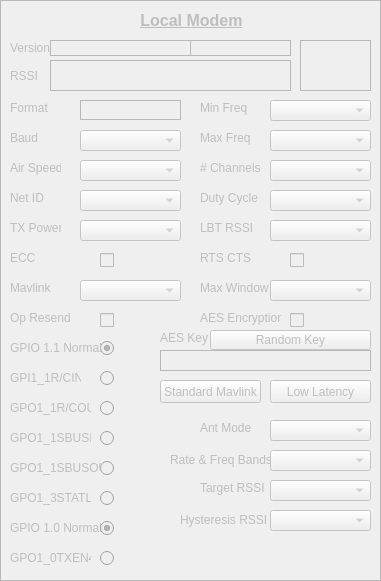
    <widget class="QFrame" name="local">
     <property name="enabled">
      <bool>false</bool>
     </property>
     <property name="geometry">
      <rect>
       <x>10</x>
       <y>60</y>
       <width>381</width>
       <height>581</height>
      </rect>
     </property>
     <property name="styleSheet">
      <string notr="true"/>
     </property>
     <property name="frameShape">
      <enum>QFrame::StyledPanel</enum>
     </property>
     <property name="frameShadow">
      <enum>QFrame::Plain</enum>
     </property>
     <property name="midLineWidth">
      <number>1</number>
     </property>
     <widget class="QLabel" name="version_label">
      <property name="geometry">
       <rect>
        <x>10</x>
        <y>40</y>
        <width>41</width>
        <height>16</height>
       </rect>
      </property>
      <property name="text">
       <string>Version</string>
      </property>
     </widget>
     <widget class="QLabel" name="radio_version">
      <property name="geometry">
       <rect>
        <x>50</x>
        <y>40</y>
        <width>141</width>
        <height>16</height>
       </rect>
      </property>
      <property name="frameShape">
       <enum>QFrame::StyledPanel</enum>
      </property>
      <property name="text">
       <string/>
      </property>
      <property name="textInteractionFlags">
       <set>Qt::LinksAccessibleByMouse|Qt::TextSelectableByMouse</set>
      </property>
     </widget>
     <widget class="QLabel" name="board_freq">
      <property name="geometry">
       <rect>
        <x>190</x>
        <y>40</y>
        <width>101</width>
        <height>16</height>
       </rect>
      </property>
      <property name="frameShape">
       <enum>QFrame::StyledPanel</enum>
      </property>
      <property name="text">
       <string/>
      </property>
     </widget>
     <widget class="QLabel" name="device">
      <property name="geometry">
       <rect>
        <x>300</x>
        <y>40</y>
        <width>71</width>
        <height>51</height>
       </rect>
      </property>
      <property name="frameShape">
       <enum>QFrame::StyledPanel</enum>
      </property>
      <property name="text">
       <string/>
      </property>
      <property name="textInteractionFlags">
       <set>Qt::LinksAccessibleByMouse|Qt::TextSelectableByMouse</set>
      </property>
     </widget>
     <widget class="QLabel" name="rssi">
      <property name="geometry">
       <rect>
        <x>50</x>
        <y>60</y>
        <width>241</width>
        <height>31</height>
       </rect>
      </property>
      <property name="frameShape">
       <enum>QFrame::StyledPanel</enum>
      </property>
      <property name="text">
       <string/>
      </property>
      <property name="wordWrap">
       <bool>true</bool>
      </property>
      <property name="textInteractionFlags">
       <set>Qt::LinksAccessibleByMouse|Qt::TextSelectableByMouse</set>
      </property>
     </widget>
     <widget class="QLabel" name="rssi_label">
      <property name="geometry">
       <rect>
        <x>10</x>
        <y>65</y>
        <width>41</width>
        <height>21</height>
       </rect>
      </property>
      <property name="text">
       <string>RSSI</string>
      </property>
     </widget>
     <widget class="QLabel" name="format">
      <property name="geometry">
       <rect>
        <x>80</x>
        <y>100</y>
        <width>101</width>
        <height>20</height>
       </rect>
      </property>
      <property name="frameShape">
       <enum>QFrame::StyledPanel</enum>
      </property>
      <property name="text">
       <string/>
      </property>
      <property name="textInteractionFlags">
       <set>Qt::LinksAccessibleByMouse|Qt::TextSelectableByMouse</set>
      </property>
     </widget>
     <widget class="QLabel" name="format_label">
      <property name="geometry">
       <rect>
        <x>10</x>
        <y>100</y>
        <width>41</width>
        <height>16</height>
       </rect>
      </property>
      <property name="text">
       <string>Format</string>
      </property>
     </widget>
     <widget class="QLabel" name="baud_setting_label">
      <property name="geometry">
       <rect>
        <x>10</x>
        <y>130</y>
        <width>41</width>
        <height>16</height>
       </rect>
      </property>
      <property name="text">
       <string>Baud</string>
      </property>
     </widget>
     <widget class="QComboBox" name="baud_setting">
      <property name="geometry">
       <rect>
        <x>80</x>
        <y>130</y>
        <width>101</width>
        <height>21</height>
       </rect>
      </property>
     </widget>
     <widget class="QComboBox" name="air_speed">
      <property name="geometry">
       <rect>
        <x>80</x>
        <y>160</y>
        <width>101</width>
        <height>21</height>
       </rect>
      </property>
     </widget>
     <widget class="QLabel" name="air_speed_label">
      <property name="geometry">
       <rect>
        <x>10</x>
        <y>160</y>
        <width>51</width>
        <height>16</height>
       </rect>
      </property>
      <property name="text">
       <string>Air Speed</string>
      </property>
     </widget>
     <widget class="QComboBox" name="net_id">
      <property name="geometry">
       <rect>
        <x>80</x>
        <y>190</y>
        <width>101</width>
        <height>21</height>
       </rect>
      </property>
     </widget>
     <widget class="QLabel" name="net_id_label">
      <property name="geometry">
       <rect>
        <x>10</x>
        <y>190</y>
        <width>51</width>
        <height>16</height>
       </rect>
      </property>
      <property name="text">
       <string>Net ID</string>
      </property>
     </widget>
     <widget class="QComboBox" name="tx_pwr">
      <property name="geometry">
       <rect>
        <x>80</x>
        <y>220</y>
        <width>101</width>
        <height>21</height>
       </rect>
      </property>
     </widget>
     <widget class="QLabel" name="tx_pwr_label">
      <property name="geometry">
       <rect>
        <x>10</x>
        <y>220</y>
        <width>51</width>
        <height>16</height>
       </rect>
      </property>
      <property name="text">
       <string>TX Power</string>
      </property>
     </widget>
     <widget class="QLabel" name="ecc_label">
      <property name="geometry">
       <rect>
        <x>10</x>
        <y>250</y>
        <width>61</width>
        <height>16</height>
       </rect>
      </property>
      <property name="text">
       <string>ECC</string>
      </property>
     </widget>
     <widget class="QCheckBox" name="ecc">
      <property name="geometry">
       <rect>
        <x>100</x>
        <y>250</y>
        <width>16</width>
        <height>20</height>
       </rect>
      </property>
      <property name="text">
       <string/>
      </property>
     </widget>
     <widget class="QLabel" name="mavlink_label">
      <property name="geometry">
       <rect>
        <x>10</x>
        <y>280</y>
        <width>51</width>
        <height>16</height>
       </rect>
      </property>
      <property name="text">
       <string>Mavlink</string>
      </property>
     </widget>
     <widget class="QComboBox" name="mavlink">
      <property name="geometry">
       <rect>
        <x>80</x>
        <y>280</y>
        <width>101</width>
        <height>21</height>
       </rect>
      </property>
     </widget>
     <widget class="QLabel" name="op_resend_label">
      <property name="geometry">
       <rect>
        <x>10</x>
        <y>310</y>
        <width>61</width>
        <height>16</height>
       </rect>
      </property>
      <property name="text">
       <string>Op Resend</string>
      </property>
     </widget>
     <widget class="QCheckBox" name="op_resend">
      <property name="geometry">
       <rect>
        <x>100</x>
        <y>310</y>
        <width>16</width>
        <height>20</height>
       </rect>
      </property>
      <property name="text">
       <string/>
      </property>
     </widget>
     <widget class="QLabel" name="gpi1_1rcin_label">
      <property name="geometry">
       <rect>
        <x>10</x>
        <y>370</y>
        <width>71</width>
        <height>16</height>
       </rect>
      </property>
      <property name="text">
       <string>GPI1_1R/CIN</string>
      </property>
     </widget>
     <widget class="QLabel" name="gpo1_1rcout_label">
      <property name="geometry">
       <rect>
        <x>10</x>
        <y>400</y>
        <width>81</width>
        <height>16</height>
       </rect>
      </property>
      <property name="text">
       <string>GPO1_1R/COUT</string>
      </property>
     </widget>
     <widget class="QComboBox" name="min_freq">
      <property name="geometry">
       <rect>
        <x>270</x>
        <y>100</y>
        <width>101</width>
        <height>21</height>
       </rect>
      </property>
     </widget>
     <widget class="QLabel" name="min_freq_label">
      <property name="geometry">
       <rect>
        <x>200</x>
        <y>100</y>
        <width>51</width>
        <height>16</height>
       </rect>
      </property>
      <property name="text">
       <string>Min Freq</string>
      </property>
     </widget>
     <widget class="QLabel" name="max_freq_label">
      <property name="geometry">
       <rect>
        <x>200</x>
        <y>130</y>
        <width>51</width>
        <height>16</height>
       </rect>
      </property>
      <property name="text">
       <string>Max Freq</string>
      </property>
     </widget>
     <widget class="QComboBox" name="max_freq">
      <property name="geometry">
       <rect>
        <x>270</x>
        <y>130</y>
        <width>101</width>
        <height>21</height>
       </rect>
      </property>
     </widget>
     <widget class="QLabel" name="num_channels_label">
      <property name="geometry">
       <rect>
        <x>200</x>
        <y>160</y>
        <width>61</width>
        <height>16</height>
       </rect>
      </property>
      <property name="text">
       <string># Channels</string>
      </property>
     </widget>
     <widget class="QComboBox" name="num_channels">
      <property name="geometry">
       <rect>
        <x>270</x>
        <y>160</y>
        <width>101</width>
        <height>21</height>
       </rect>
      </property>
     </widget>
     <widget class="QLabel" name="duty_cycle_label">
      <property name="geometry">
       <rect>
        <x>200</x>
        <y>190</y>
        <width>61</width>
        <height>16</height>
       </rect>
      </property>
      <property name="text">
       <string>Duty Cycle</string>
      </property>
     </widget>
     <widget class="QComboBox" name="duty_cycle">
      <property name="geometry">
       <rect>
        <x>270</x>
        <y>190</y>
        <width>101</width>
        <height>21</height>
       </rect>
      </property>
     </widget>
     <widget class="QLabel" name="lbt_rssi_label">
      <property name="geometry">
       <rect>
        <x>200</x>
        <y>220</y>
        <width>61</width>
        <height>16</height>
       </rect>
      </property>
      <property name="text">
       <string>LBT RSSI</string>
      </property>
     </widget>
     <widget class="QComboBox" name="lbt_rssi">
      <property name="geometry">
       <rect>
        <x>270</x>
        <y>220</y>
        <width>101</width>
        <height>21</height>
       </rect>
      </property>
     </widget>
     <widget class="QLabel" name="max_window_label">
      <property name="geometry">
       <rect>
        <x>200</x>
        <y>280</y>
        <width>71</width>
        <height>16</height>
       </rect>
      </property>
      <property name="text">
       <string>Max Window</string>
      </property>
     </widget>
     <widget class="QComboBox" name="max_window">
      <property name="geometry">
       <rect>
        <x>270</x>
        <y>280</y>
        <width>101</width>
        <height>21</height>
       </rect>
      </property>
     </widget>
     <widget class="QLabel" name="flow_control_label">
      <property name="geometry">
       <rect>
        <x>200</x>
        <y>250</y>
        <width>51</width>
        <height>16</height>
       </rect>
      </property>
      <property name="text">
       <string>RTS CTS</string>
      </property>
     </widget>
     <widget class="QCheckBox" name="flow_control">
      <property name="geometry">
       <rect>
        <x>290</x>
        <y>250</y>
        <width>16</width>
        <height>20</height>
       </rect>
      </property>
      <property name="text">
       <string/>
      </property>
     </widget>
     <widget class="QLabel" name="aes_encrypt_label">
      <property name="geometry">
       <rect>
        <x>200</x>
        <y>310</y>
        <width>81</width>
        <height>16</height>
       </rect>
      </property>
      <property name="text">
       <string>AES Encryption</string>
      </property>
     </widget>
     <widget class="QCheckBox" name="aes_encrypt">
      <property name="geometry">
       <rect>
        <x>290</x>
        <y>310</y>
        <width>16</width>
        <height>20</height>
       </rect>
      </property>
      <property name="text">
       <string/>
      </property>
     </widget>
     <widget class="QLabel" name="aes_key">
      <property name="geometry">
       <rect>
        <x>160</x>
        <y>350</y>
        <width>211</width>
        <height>21</height>
       </rect>
      </property>
      <property name="frameShape">
       <enum>QFrame::StyledPanel</enum>
      </property>
      <property name="text">
       <string/>
      </property>
      <property name="textInteractionFlags">
       <set>Qt::LinksAccessibleByMouse|Qt::TextEditable|Qt::TextSelectableByMouse</set>
      </property>
     </widget>
     <widget class="QLabel" name="aes_key_label">
      <property name="geometry">
       <rect>
        <x>160</x>
        <y>330</y>
        <width>51</width>
        <height>16</height>
       </rect>
      </property>
      <property name="text">
       <string>AES Key</string>
      </property>
     </widget>
     <widget class="QPushButton" name="standard_mavlink">
      <property name="geometry">
       <rect>
        <x>160</x>
        <y>380</y>
        <width>101</width>
        <height>23</height>
       </rect>
      </property>
      <property name="text">
       <string>Standard Mavlink</string>
      </property>
     </widget>
     <widget class="QPushButton" name="low_latency">
      <property name="geometry">
       <rect>
        <x>270</x>
        <y>380</y>
        <width>101</width>
        <height>23</height>
       </rect>
      </property>
      <property name="text">
       <string>Low Latency</string>
      </property>
     </widget>
     <widget class="QLabel" name="gpo1_1sbusin_label">
      <property name="geometry">
       <rect>
        <x>10</x>
        <y>430</y>
        <width>81</width>
        <height>16</height>
       </rect>
      </property>
      <property name="text">
       <string>GPO1_1SBUSIN</string>
      </property>
     </widget>
     <widget class="QLabel" name="gpo1_3statled_label">
      <property name="geometry">
       <rect>
        <x>10</x>
        <y>490</y>
        <width>81</width>
        <height>16</height>
       </rect>
      </property>
      <property name="text">
       <string>GPO1_3STATLED</string>
      </property>
     </widget>
     <widget class="QLabel" name="ant_mode_label">
      <property name="geometry">
       <rect>
        <x>200</x>
        <y>420</y>
        <width>71</width>
        <height>16</height>
       </rect>
      </property>
      <property name="text">
       <string>Ant Mode</string>
      </property>
     </widget>
     <widget class="QComboBox" name="ant_mode">
      <property name="geometry">
       <rect>
        <x>270</x>
        <y>420</y>
        <width>101</width>
        <height>21</height>
       </rect>
      </property>
     </widget>
     <widget class="QRadioButton" name="gpi1_1rcin">
      <property name="geometry">
       <rect>
        <x>100</x>
        <y>370</y>
        <width>16</width>
        <height>17</height>
       </rect>
      </property>
      <property name="text">
       <string/>
      </property>
      <attribute name="buttonGroup">
       <string notr="true">buttonGroup_remote</string>
      </attribute>
     </widget>
     <widget class="QRadioButton" name="gpo1_1rcout">
      <property name="geometry">
       <rect>
        <x>100</x>
        <y>400</y>
        <width>16</width>
        <height>17</height>
       </rect>
      </property>
      <property name="text">
       <string/>
      </property>
      <attribute name="buttonGroup">
       <string notr="true">buttonGroup_remote</string>
      </attribute>
     </widget>
     <widget class="QRadioButton" name="gpo1_1sbusin">
      <property name="geometry">
       <rect>
        <x>100</x>
        <y>430</y>
        <width>16</width>
        <height>17</height>
       </rect>
      </property>
      <property name="text">
       <string/>
      </property>
      <attribute name="buttonGroup">
       <string notr="true">buttonGroup_remote</string>
      </attribute>
     </widget>
     <widget class="QRadioButton" name="gpo1_1sbusout">
      <property name="geometry">
       <rect>
        <x>100</x>
        <y>460</y>
        <width>16</width>
        <height>17</height>
       </rect>
      </property>
      <property name="text">
       <string/>
      </property>
      <attribute name="buttonGroup">
       <string notr="true">buttonGroup_remote</string>
      </attribute>
     </widget>
     <widget class="QRadioButton" name="gpo1_3statled">
      <property name="geometry">
       <rect>
        <x>100</x>
        <y>490</y>
        <width>16</width>
        <height>17</height>
       </rect>
      </property>
      <property name="text">
       <string/>
      </property>
      <attribute name="buttonGroup">
       <string notr="true">buttonGroup_remote</string>
      </attribute>
     </widget>
     <widget class="QLabel" name="gpo1_1sbusout_label">
      <property name="geometry">
       <rect>
        <x>10</x>
        <y>460</y>
        <width>91</width>
        <height>16</height>
       </rect>
      </property>
      <property name="text">
       <string>GPO1_1SBUSOUT</string>
      </property>
     </widget>
     <widget class="QLabel" name="gpio_1_0_nromal_label">
      <property name="geometry">
       <rect>
        <x>10</x>
        <y>520</y>
        <width>91</width>
        <height>16</height>
       </rect>
      </property>
      <property name="text">
       <string>GPIO 1.0 Normal</string>
      </property>
     </widget>
     <widget class="QRadioButton" name="gpio_1_0_nromal">
      <property name="geometry">
       <rect>
        <x>100</x>
        <y>520</y>
        <width>16</width>
        <height>17</height>
       </rect>
      </property>
      <property name="text">
       <string/>
      </property>
      <property name="checked">
       <bool>true</bool>
      </property>
      <attribute name="buttonGroup">
       <string notr="true">buttonGroup_4</string>
      </attribute>
     </widget>
     <widget class="QRadioButton" name="gpio_1_1_normal">
      <property name="geometry">
       <rect>
        <x>100</x>
        <y>340</y>
        <width>16</width>
        <height>17</height>
       </rect>
      </property>
      <property name="text">
       <string/>
      </property>
      <property name="checked">
       <bool>true</bool>
      </property>
      <attribute name="buttonGroup">
       <string notr="true">buttonGroup_remote</string>
      </attribute>
     </widget>
     <widget class="QLabel" name="gpio_1_1_normal_label">
      <property name="geometry">
       <rect>
        <x>10</x>
        <y>340</y>
        <width>91</width>
        <height>16</height>
       </rect>
      </property>
      <property name="text">
       <string>GPIO 1.1 Normal</string>
      </property>
     </widget>
     <widget class="QLabel" name="gpo1_0_txen485_label">
      <property name="geometry">
       <rect>
        <x>10</x>
        <y>550</y>
        <width>81</width>
        <height>16</height>
       </rect>
      </property>
      <property name="text">
       <string>GPO1_0TXEN485</string>
      </property>
     </widget>
     <widget class="QRadioButton" name="gpo1_0_txen485">
      <property name="geometry">
       <rect>
        <x>100</x>
        <y>550</y>
        <width>16</width>
        <height>17</height>
       </rect>
      </property>
      <property name="text">
       <string/>
      </property>
      <attribute name="buttonGroup">
       <string notr="true">buttonGroup_4</string>
      </attribute>
     </widget>
     <widget class="QComboBox" name="rate_and_freq_bands">
      <property name="geometry">
       <rect>
        <x>270</x>
        <y>450</y>
        <width>101</width>
        <height>21</height>
       </rect>
      </property>
     </widget>
     <widget class="QLabel" name="rate_and_freq_bands_label">
      <property name="geometry">
       <rect>
        <x>170</x>
        <y>450</y>
        <width>101</width>
        <height>20</height>
       </rect>
      </property>
      <property name="text">
       <string>Rate &amp; Freq Bands</string>
      </property>
     </widget>
     <widget class="QComboBox" name="target_rssi">
      <property name="geometry">
       <rect>
        <x>270</x>
        <y>480</y>
        <width>101</width>
        <height>21</height>
       </rect>
      </property>
     </widget>
     <widget class="QLabel" name="target_rssi_label">
      <property name="geometry">
       <rect>
        <x>200</x>
        <y>480</y>
        <width>71</width>
        <height>16</height>
       </rect>
      </property>
      <property name="text">
       <string>Target RSSI</string>
      </property>
     </widget>
     <widget class="QComboBox" name="hysteresis_rssi">
      <property name="geometry">
       <rect>
        <x>270</x>
        <y>510</y>
        <width>101</width>
        <height>21</height>
       </rect>
      </property>
     </widget>
     <widget class="QLabel" name="hysteresis_rssi_label">
      <property name="geometry">
       <rect>
        <x>180</x>
        <y>510</y>
        <width>91</width>
        <height>20</height>
       </rect>
      </property>
      <property name="text">
       <string>Hysteresis RSSI</string>
      </property>
     </widget>
     <widget class="QPushButton" name="random_key">
      <property name="geometry">
       <rect>
        <x>210</x>
        <y>330</y>
        <width>161</width>
        <height>20</height>
       </rect>
      </property>
      <property name="text">
       <string>Random Key</string>
      </property>
     </widget>
     <widget class="QLabel" name="label">
      <property name="geometry">
       <rect>
        <x>6</x>
        <y>0</y>
        <width>371</width>
        <height>41</height>
       </rect>
      </property>
      <property name="font">
       <font>
        <pointsize>12</pointsize>
        <weight>75</weight>
        <bold>true</bold>
        <underline>true</underline>
       </font>
      </property>
      <property name="text">
       <string>Local Modem</string>
      </property>
      <property name="alignment">
       <set>Qt::AlignCenter</set>
      </property>
     </widget>
    </widget>
